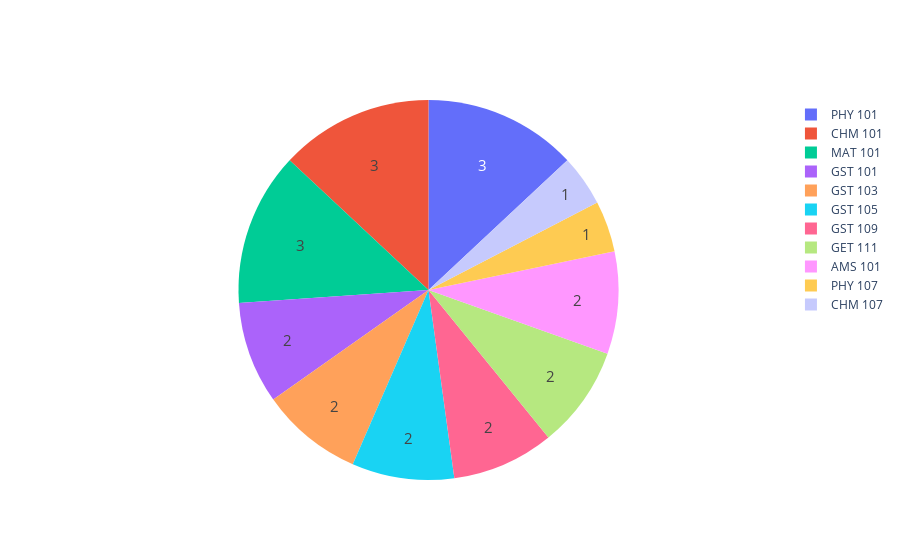

Notebook code for this chart:
### Code cell
import pandas as pd
# list
courses = ['GST 101', "GST 103", "GST 105", "GST 109", "PHY 101", "CHM 101", "MAT 101", "GET 111", "AMS 101", "PHY 107", "CHM 107"]
units = [2, 2, 2, 2, 3, 3, 3, 2, 2, 1, 1]

# make it into a dictionary
data = list(zip(courses, units))

# ...then into a data frame
df = pd.DataFrame(data, columns=['courses', "units"])

# plotting a pie chart

plot = GO.Pie(labels=courses, values=units, textinfo='value',
            hoverinfo='label+percent', textfont=dict(size=15),
            marker=dict(line=dict(color="#50ced1")))
iplot([plot])

### Figure 1 — Plotly figure (JSON) as saved in the notebook; plotly's stock layout.template omitted (floating-point values rounded to 4 significant figures)
{"data": [{"hoverinfo": "label+percent", "labels": ["GST 101", "GST 103", "GST 105", "GST 109", "PHY 101", "CHM 101", "MAT 101", "GET 111", "AMS 101", "PHY 107", "CHM 107"], "marker": {"line": {"color": "#50ced1"}}, "textfont": {"size": 15}, "textinfo": "value", "type": "pie", "values": [2, 2, 2, 2, 3, 3, 3, 2, 2, 1, 1]}], "layout": {}}
